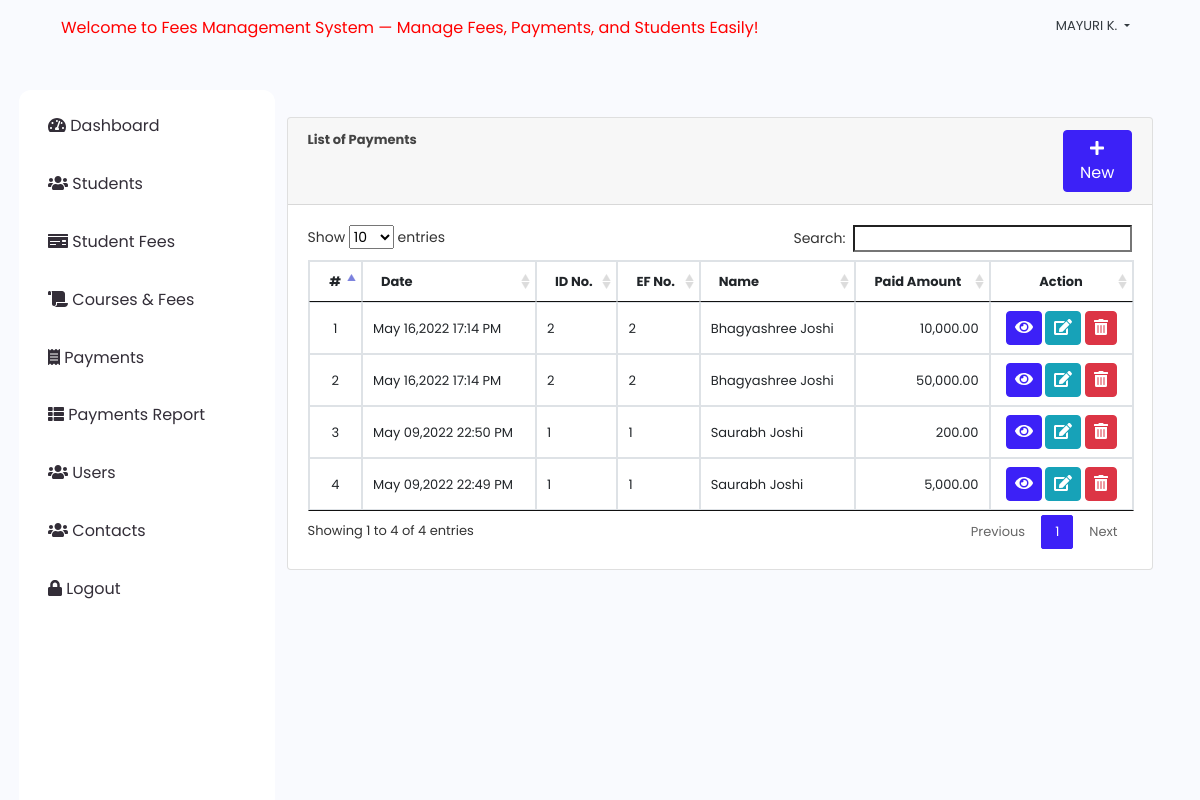
The app's page /click_fees/index.php?page=payments (signed in) with its own data.
### tables this page shows
CREATE TABLE IF NOT EXISTS `payments` (
  `id` int NOT NULL AUTO_INCREMENT,
  `ef_id` int NOT NULL,
  `amount` float NOT NULL,
  `remarks` text NOT NULL,
  `date_created` datetime NOT NULL DEFAULT CURRENT_TIMESTAMP ON UPDATE CURRENT_TIMESTAMP,
  PRIMARY KEY (`id`)
);

CREATE TABLE IF NOT EXISTS `student` (
  `id` int NOT NULL AUTO_INCREMENT,
  `id_no` varchar(100) NOT NULL,
  `name` text NOT NULL,
  `contact` varchar(100) NOT NULL,
  `address` text NOT NULL,
  `email` varchar(200) NOT NULL,
  `date_created` datetime NOT NULL DEFAULT CURRENT_TIMESTAMP,
  PRIMARY KEY (`id`)
);

CREATE TABLE IF NOT EXISTS `student_ef_list` (
  `id` int NOT NULL AUTO_INCREMENT,
  `student_id` int NOT NULL,
  `ef_no` varchar(200) NOT NULL,
  `course_id` int NOT NULL,
  `total_fee` float NOT NULL,
  `date_created` datetime NOT NULL DEFAULT CURRENT_TIMESTAMP,
  PRIMARY KEY (`id`)
);

### click_fees/payments.php (the view, shortened to what this page needs)
<?php include 'db_connect.php'; ?>
<div class="container-fluid">
	<div class="col-lg-12">
		<div class="row">
			<div class="col-md-12">
				<div class="card">
					<div class="card-header">
						<b>List of Payments </b>
						<span class="float:right"><a class="btn btn-primary col-md-1 col-sm-6 float-right" href="javascript:void(0)" id="new_payment">
					<i class="fa fa-plus"></i> New
				</a></span>
					</div>
					<div class="card-body">
						<table class="table table-condensed table-bordered table-hover">
							<thead>
								<tr>
									<th class="text-center">#</th>
									<th class="">Date</th>
									<th class="">ID No.</th>
									<th class="">EF No.</th>
									<th class="">Name</th>
									<th class="">Paid Amount</th>
									<th class="text-center">Action</th>
								</tr>
							</thead>
							<tbody>
								<?php
								$i = 1;
								$payments = $conn->query("SELECT p.*,s.name as sname, ef.ef_no,s.id_no FROM payments p inner join student_ef_list ef on ef.id = p.ef_id inner join student s on s.id = ef.student_id order by unix_timestamp(p.date_created) desc ");
								if($payments->num_rows > 0):
								while($row=$payments->fetch_assoc()):
								?>
								<tr>
									<td class="text-center"><?php echo $i++ ?></td>
									<td>
										<p><?php echo date("M d,Y H:i A",strtotime($row['date_created'])) ?></p>
									</td>
									<td>
										<p><?php echo $row['id_no'] ?></p>
									</td>
									<td>
										<p><?php echo $row['ef_no'] ?></p>
									</td>
									<td>
										<p><?php echo ucwords($row['sname']) ?></p>
									</td>
									<td class="text-right">
										<p><?php echo number_format($row['amount'],2) ?></p>
									</td>
									<td class="text-center">
										<button class="btn btn-primary view_payment" type="button" data-id="<?php echo $row['id'] ?>" data-ef_id="<?php echo $row['ef_id'] ?>"><i class="fa fa-eye"></i></button>
										<button class="btn btn-info edit_payment" type="button" data-id="<?php echo $row['id'] ?>" ><i class="fa fa-edit"></i></button>
										<button class="btn btn-danger delete_payment" type="button" data-id="<?php echo $row['id'] ?>"><i class="fa fa-trash-alt"></i></button>
									</td>
								</tr>
								<?php
									endwhile;
									else:
								?>
								<tr>
									<th class="text-center" colspan="7">No data.</th>
								</tr>
								<?php
									endif;
								?>
							</tbody>
						</table>
					</div>
				</div>
			</div>
		</div>
	</div>
</div>

### click_fees/assets/css/style.css (style rules this page uses)
body { font-family: "Poppins", sans-serif; color: #444444; width: 100%; height: calc(100%); font-size: .813rem; background-color: #f9fafe; }
a { color: #1977cc; }
.btn-primary { color: #fff; background-color: #3c21f7; border-color: #3c21f7; }
.btn.edit_course, .btn.delete_course, .btn.view_payment, .btn.edit_fees, .btn.delete_fees, .btn.edit_student, .btn.delete_student, .btn.edit_payment, .btn.delete_payment { padding: 4px 8px; }

### click_fees/payments.php (style rules this page uses)
td { vertical-align: middle !important; }
td p { margin: unset }

### records on screen
payments: date_created "May 16,2022 17:14 PM", student.id_no "2", student_ef_list.ef_no "2", student.name "Bhagyashree Joshi", amount "10,000.00"
payments: date_created "May 16,2022 17:14 PM", student.id_no "2", student_ef_list.ef_no "2", student.name "Bhagyashree Joshi", amount "50,000.00"
payments: date_created "May 09,2022 22:50 PM", student.id_no "1", student_ef_list.ef_no "1", student.name "Saurabh Joshi", amount "200.00"
payments: date_created "May 09,2022 22:49 PM", student.id_no "1", student_ef_list.ef_no "1", student.name "Saurabh Joshi", amount "5,000.00"

### other values on screen
$_SESSION['login_name'] "MAYURI K."
